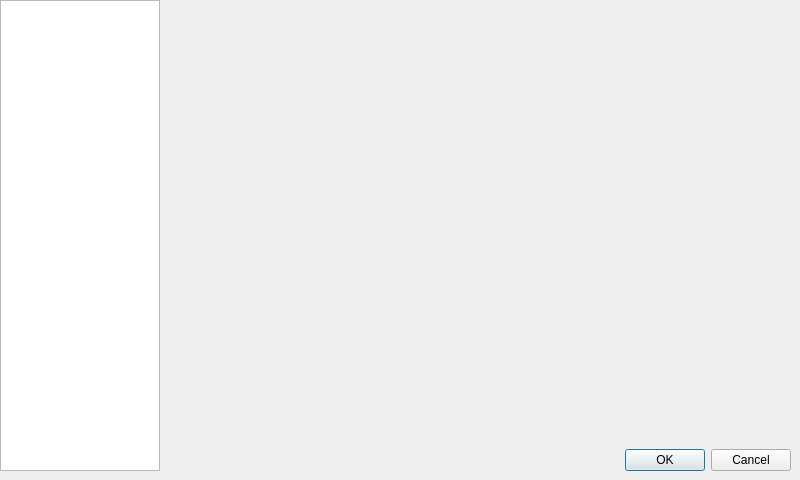
<?xml version="1.0" encoding="UTF-8"?>
<ui version="4.0">
 <class>Dialog</class>
 <widget class="QDialog" name="Dialog">
  <property name="geometry">
   <rect>
    <x>0</x>
    <y>0</y>
    <width>800</width>
    <height>480</height>
   </rect>
  </property>
  <property name="windowTitle">
   <string>Giao thức</string>
  </property>
  <layout class="QGridLayout" name="gridLayout">
   <property name="leftMargin">
    <number>0</number>
   </property>
   <property name="topMargin">
    <number>0</number>
   </property>
   <property name="rightMargin">
    <number>9</number>
   </property>
   <property name="bottomMargin">
    <number>9</number>
   </property>
   <item row="1" column="1">
    <widget class="QDialogButtonBox" name="buttonBox">
     <property name="orientation">
      <enum>Qt::Orientation::Horizontal</enum>
     </property>
     <property name="standardButtons">
      <set>QDialogButtonBox::StandardButton::Cancel|QDialogButtonBox::StandardButton::Ok</set>
     </property>
    </widget>
   </item>
   <item row="0" column="0" rowspan="2">
    <widget class="QListWidget" name="listProtocol">
     <property name="minimumSize">
      <size>
       <width>140</width>
       <height>0</height>
      </size>
     </property>
     <property name="maximumSize">
      <size>
       <width>160</width>
       <height>16777215</height>
      </size>
     </property>
    </widget>
   </item>
   <item row="0" column="1">
    <widget class="QStackedWidget" name="stackedProtocol"/>
   </item>
  </layout>
 </widget>
 <resources/>
 <connections>
  <connection>
   <sender>buttonBox</sender>
   <signal>accepted()</signal>
   <receiver>Dialog</receiver>
   <slot>accept()</slot>
   <hints>
    <hint type="sourcelabel">
     <x>248</x>
     <y>254</y>
    </hint>
    <hint type="destinationlabel">
     <x>157</x>
     <y>274</y>
    </hint>
   </hints>
  </connection>
  <connection>
   <sender>buttonBox</sender>
   <signal>rejected()</signal>
   <receiver>Dialog</receiver>
   <slot>reject()</slot>
   <hints>
    <hint type="sourcelabel">
     <x>316</x>
     <y>260</y>
    </hint>
    <hint type="destinationlabel">
     <x>286</x>
     <y>274</y>
    </hint>
   </hints>
  </connection>
 </connections>
</ui>
